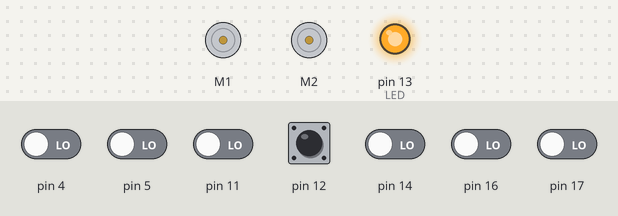
The sketch below on a simulated Arduino Uno, built with avr-gcc and run on an emulated ATmega328P. On the bench: 2 × DC motor (green arrow = forward, orange = backward, longer = faster), output pins drawn as LEDs (lit = HIGH). The inputs (shaded band) are chosen by the test bench; at power-on: pin 12 HIGH, pin 4, pin 5, pin 11, pin 14, pin 16, pin 17 LOW.

Above: at 0.8 s.
0.9 s: pin 12 pulled LOW for 0.15 s
At 1.3 s:
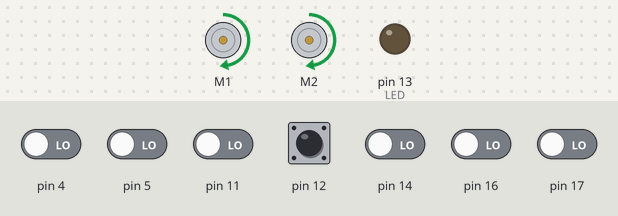
2.5 s: pin 5 driven HIGH
At 2.85 s:
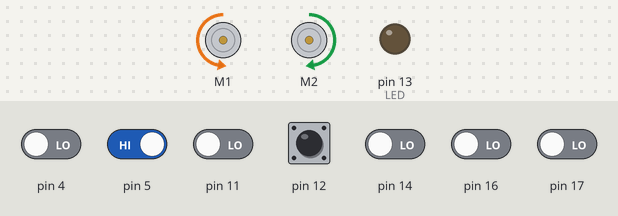
5.5 s: pin 11 driven HIGH
At 6.1 s:
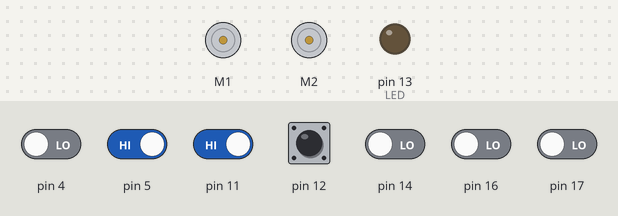
7.0 s: pin 17 driven HIGH
At 7.35 s:
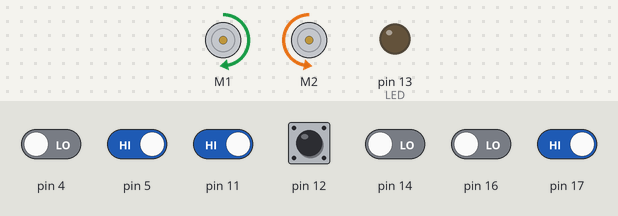
10.0 s: pin 12 pulled LOW for 1 s
At 11.8 s:
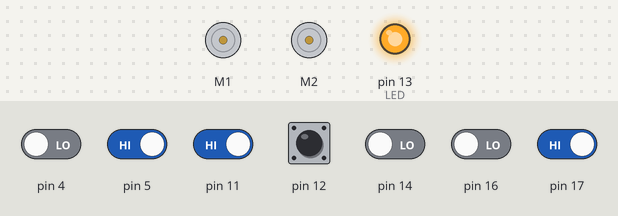
Timing chart, 0 to 13.3 s (numbered marks = the images above; inputs shaded):
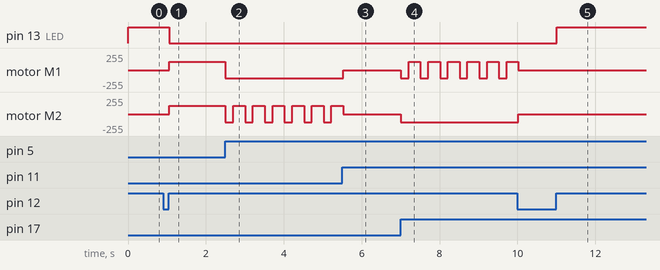

Measured:
- after the input at 0.9 s, pin 13 (LED): HIGH → LOW after 0.15 s; motor M1, motor M2: stopped → forward 127/255 after 0.16 s
- after the input at 2.5 s, motor M1: forward 127/255 → backward 127/255 at once; motor M2: alternates forward 127/255 for 0.30 s and backward 127/255 for 0.20 s, starting at once
- after the input at 5.5 s, motor M1: backward 127/255 → stopped at once
- after the input at 7.0 s, motor M1: alternates forward 127/255 for 0.30 s and backward 127/255 for 0.20 s, starting at once; motor M2: stopped → backward 127/255 at once
- after the input at 10.0 s, pin 13 (LED): LOW → HIGH after 1.0 s; motor M2: backward 127/255 → stopped at once

The sketch:

BorderDetect.ino
```cpp
#include <Wire.h>
#include <ZumoShield.h>

#define LED 13

// this might need to be tuned for different lighting conditions, surfaces, etc.
#define QTR_THRESHOLD  1999 // microseconds

// these might need to be tuned for different motor types
#define REVERSE_SPEED     200 // 0 is stopped, 400 is full speed
#define TURN_SPEED        200
#define FORWARD_SPEED     200
#define REVERSE_DURATION  200 // ms
#define TURN_DURATION     300 // ms

ZumoBuzzer buzzer;
ZumoMotors motors;
Pushbutton button(ZUMO_BUTTON); // pushbutton on pin 12

#define NUM_SENSORS 6
unsigned int sensor_values[NUM_SENSORS];

ZumoReflectanceSensorArray sensors(QTR_NO_EMITTER_PIN);

void waitForButtonAndCountDown()
{
  digitalWrite(LED, HIGH);
  button.waitForButton();
  digitalWrite(LED, LOW);

  // play audible countdown
  /*for (int i = 0; i < 3; i++)
  {
    delay(1000);
    buzzer.playNote(NOTE_G(3), 200, 15);
  }
  delay(1000);
  buzzer.playNote(NOTE_G(4), 500, 15);
  delay(1000);*/
}

void setup()
{
  // uncomment if necessary to correct motor directions
  //motors.flipLeftMotor(true);
  //motors.flipRightMotor(true);

  pinMode(LED, HIGH);

  waitForButtonAndCountDown();
}

void loop()
{
  if (button.isPressed())
  {
    // if button is pressed, stop and wait for another press to go again
    motors.setSpeeds(0, 0);
    button.waitForRelease();
    waitForButtonAndCountDown();
  }

  sensors.read(sensor_values);
  Serial.println(sensor_values[1]);
  if (sensor_values[1] > QTR_THRESHOLD)
  {
    // if leftmost sensor detects line, reverse and turn to the right
    motors.setSpeeds(-REVERSE_SPEED, -REVERSE_SPEED);
    delay(REVERSE_DURATION);
    motors.setSpeeds(TURN_SPEED, -TURN_SPEED);
    delay(TURN_DURATION);
    motors.setSpeeds(FORWARD_SPEED, FORWARD_SPEED);
    Serial.println("test");
  }
  else if (sensor_values[1] > 200)
  {
    Serial.println("sensor 1 " + sensor_values[1]);
    motors.setSpeeds(0,0);
  }
  else if (sensor_values[2] > 200)
  {
    Serial.println("sensor 2 " + sensor_values[2]);
    motors.setSpeeds(0,0);
  }
  else if (sensor_values[3] > 200)
  {

    Serial.println("sensor 3 " + sensor_values[3]);
    motors.setSpeeds(0,0);
  }
  else if (sensor_values[4] > 200)
  {
    Serial.println("sensor 4 " + sensor_values[4]);
    motors.setSpeeds(0,0);
  }
  else if (sensor_values[5] > QTR_THRESHOLD)
  {
    // if rightmost sensor detects line, reverse and turn to the left
    motors.setSpeeds(-REVERSE_SPEED, -REVERSE_SPEED);
    delay(REVERSE_DURATION);
    motors.setSpeeds(-TURN_SPEED, TURN_SPEED);
    delay(TURN_DURATION);
    motors.setSpeeds(FORWARD_SPEED, FORWARD_SPEED);
  }
  else
  {
    // otherwise, go straight
    motors.setSpeeds(FORWARD_SPEED, FORWARD_SPEED);
  }
}
```
